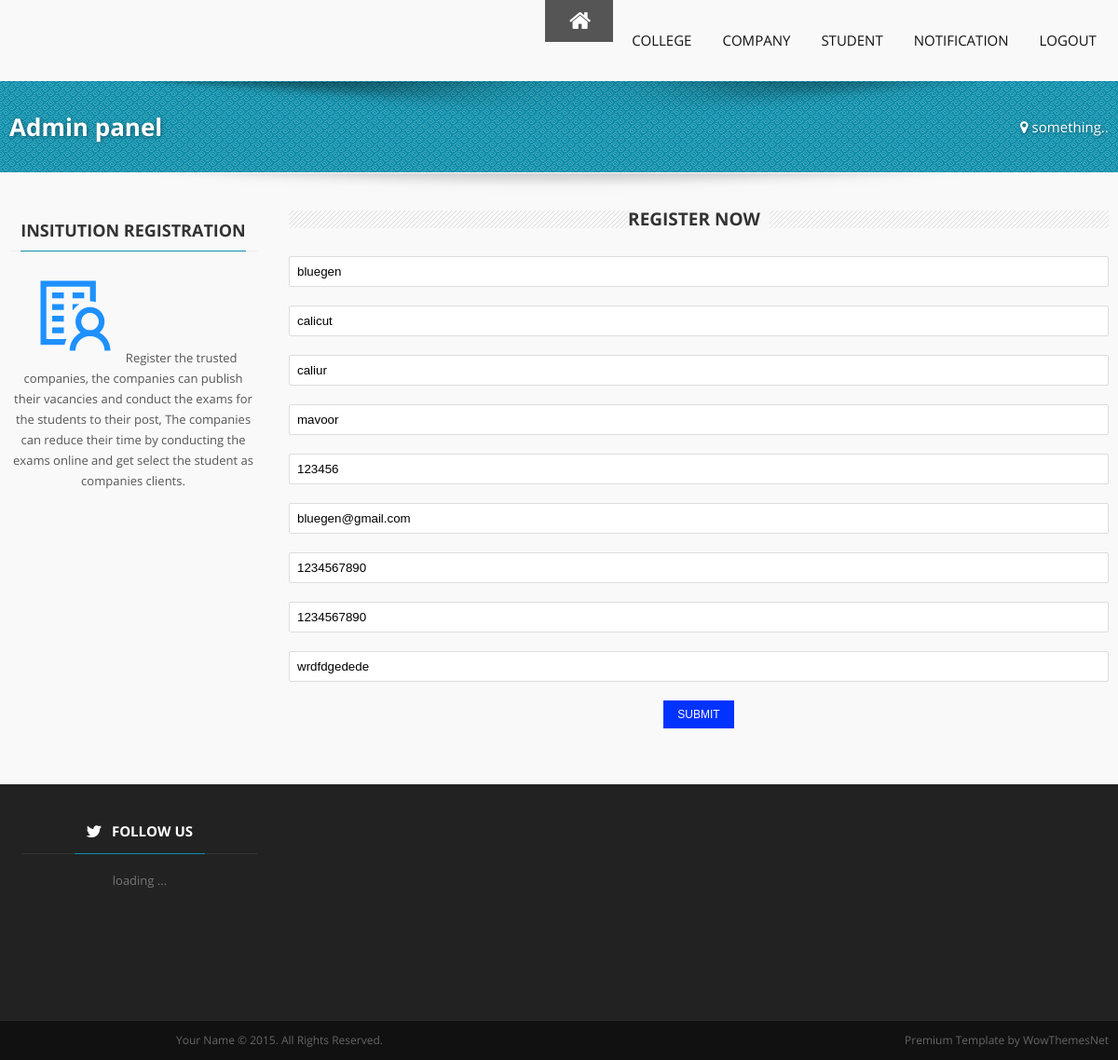
Screenshot of /editcomp.php?id=1 with the database file from the repository.
### tables this page shows
CREATE TABLE `companies` (
  `cid` int(10) NOT NULL AUTO_INCREMENT,
  `company_name` varchar(50) NOT NULL,
  `place` varchar(50) NOT NULL,
  `city` varchar(50) NOT NULL,
  `post` varchar(50) NOT NULL,
  `pin` int(10) NOT NULL,
  `email_id` varchar(50) NOT NULL,
  `contact_no1` varchar(20) NOT NULL,
  `contact_no2` varchar(20) NOT NULL,
  `website` varchar(200) NOT NULL,
  `logid` int(10) NOT NULL,
  PRIMARY KEY (`cid`)
);

### editcomp.php (the view, shortened to what this page needs)
<!DOCTYPE html PUBLIC "-//W3C//DTD XHTML 1.0 Transitional//EN" "http://www.w3.org/TR/xhtml1/DTD/xhtml1-transitional.dtd">
<html xmlns="http://www.w3.org/1999/xhtml">
<head>
</head>
<?php
$con=mysqli_connect("localhost","root","","online_examination");
$idd=$_GET['id'];
$str="select * from companies where cid='$idd'";
$res=mysqli_query($con,$str);
if($res1=mysqli_fetch_array($res))
{
?>
<body>
<center>
<div class="grid">
		<div class="shadowundertop">
		</div>
		<div class="row">
			<div class="c3">
				<div class="leftsidebar">
					<h2 class="title stresstitle">Insitution Registration</h2>
					<hr class="hrtitle">
					<img src="Client Company_100px.png" align="absmiddle"  />
					Register the trusted companies, the companies can publish their vacancies and conduct the exams for the students to their post, The companies can reduce their time by conducting the exams online and get select the student as companies clients.
				</div>
			</div>
			<div class="c9">
				<h1 class="maintitle space-top">
				<span>REGISTER NOW</span>
				</h1>
		<div class="form" >
							<form id="creg" name="creg" method="post" action="">
							 <input type="text" id="name" name="cname" value="<?php echo $res1[1]?>" placeholder="Company name" />
							  <input type="text" id="place" name="place" value="<?php echo $res1[2]?>" placeholder="Place" />
                  <input type="text" name="city" id="city" value="<?php echo $res1[3]?>" placeholder="City" />
                  <input type="text" name="post" id="post" value="<?php echo $res1[4]?>" placeholder="Post" />
                  <input type="text" name="pin" id="pin" value="<?php echo $res1[5]?>" placeholder="Pin" />
          <input type="text" name="email" id="email" value="<?php echo $res1[6]?>" placeholder="Email" />
          <input type="text" name="contactno1" id="mn1" value="<?php echo $res1[7]?>" placeholder="Contact number 1" />
        <input type="text" name="contactno2" id="mn2" value="<?php echo $res1[8]?>" placeholder="Contact number 2" />
          <input type="text" name="website" id="web" value="<?php echo $res1[9]?>" placeholder="Website" />
         <?php  } ?>
							<input type="submit" class="button" style="font-size:12px;" name="submit" value="SUBMIT" onclick="return valid();" />
						</div>
			</div>
		</div>
		</div>
</body>
</html>

### css/skinblue.css (style rules this page uses)
.footerstress { border: solid #0E8FAB;border-width: 1px 0 0;clear: both;margin: -9px 0px 17px; }
.stresstitle { border-bottom:#0E8FAB 1px solid; }
.undermenuarea { background: #0E8FAB url(../images/pat.png) repeat; }

### rows the page displays
companies: cname "bluegen", place "calicut", city "caliur", post "mavoor", pin "123456", email "bluegen@gmail.com", contactno1 "1234567890", contactno2 "1234567890", website "wrdfdgedede"
